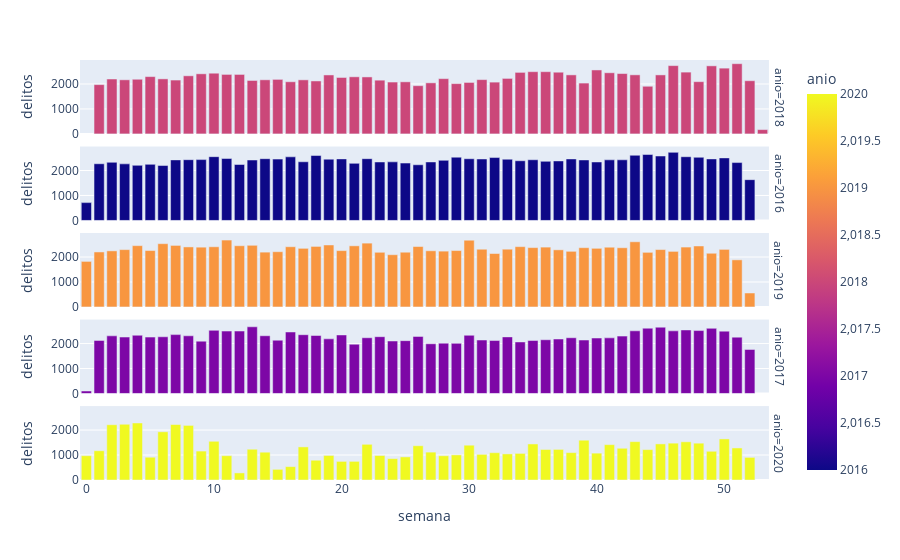

Notebook code for this chart:
### Code cell
px.bar(data_frame=df.groupby(["anio","semana"], 
                                   as_index=False)["delitos"].count().sort_values("delitos", 
                                                                                      ascending=False),
       x='semana',
       y='delitos', 
       color= "anio",
       color_discrete_sequence=["red", "green", "blue", "goldenrod", "magenta"],
       facet_row='anio')

### Figure 1 — Plotly figure (JSON) as saved in the notebook; plotly's stock layout.template omitted (floating-point values rounded to 4 significant figures)
{"data": [{"alignmentgroup": "True", "hovertemplate": "anio=%{marker.color}<br>semana=%{x}<br>delitos=%{y}<extra></extra>", "legendgroup": "", "marker": {"color": [2018, 2018, 2018, 2018, 2018, 2018, 2018, 2018, 2018, 2018, 2018, 2018, 2018, 2018, 2018, 2018, 2018, 2018, 2018, 2018, 2018, 2018, 2018, 2018, 2018, 2018, 2018, 2018, 2018, 2018, 2018, 2018, 2018, 2018, 2018, 2018, 2018, 2018, 2018, 2018, 2018, 2018, 2018, 2018, 2018, 2018, 2018, 2018, 2018, 2018, 2018, 2018, 2018], "coloraxis": "coloraxis", "pattern": {"shape": ""}}, "name": "", "offsetgroup": "", "orientation": "v", "showlegend": false, "textposition": "auto", "type": "bar", "x": [51, 46, 49, 50, 40, 35, 36, 47, 37, 34, 41, 10, 42, 9, 11, 12, 43, 38, 45, 19, 8, 5, 21, 22, 20, 33, 28, 6, 2, 4, 15, 31, 3, 14, 17, 7, 23, 13, 52, 18, 48, 16, 25, 24, 32, 30, 27, 39, 29, 1, 26, 44, 53], "xaxis": "x5", "y": [2813, 2736, 2727, 2635, 2562, 2493, 2493, 2476, 2472, 2465, 2450, 2432, 2418, 2408, 2384, 2383, 2367, 2365, 2364, 2362, 2328, 2296, 2288, 2283, 2261, 2224, 2214, 2205, 2200, 2190, 2185, 2175, 2168, 2168, 2166, 2158, 2153, 2141, 2131, 2122, 2093, 2090, 2087, 2078, 2075, 2062, 2046, 2037, 2015, 1975, 1932, 1909, 173], "yaxis": "y5"}, {"alignmentgroup": "True", "hovertemplate": "anio=%{marker.color}<br>semana=%{x}<br>delitos=%{y}<extra></extra>", "legendgroup": "", "marker": {"color": [2016, 2016, 2016, 2016, 2016, 2016, 2016, 2016, 2016, 2016, 2016, 2016, 2016, 2016, 2016, 2016, 2016, 2016, 2016, 2016, 2016, 2016, 2016, 2016, 2016, 2016, 2016, 2016, 2016, 2016, 2016, 2016, 2016, 2016, 2016, 2016, 2016, 2016, 2016, 2016, 2016, 2016, 2016, 2016, 2016, 2016, 2016, 2016, 2016, 2016, 2016, 2016, 2016], "coloraxis": "coloraxis", "pattern": {"shape": ""}}, "name": "", "offsetgroup": "", "orientation": "v", "showlegend": false, "textposition": "auto", "type": "bar", "x": [46, 44, 43, 18, 45, 10, 47, 16, 29, 48, 32, 50, 11, 14, 22, 30, 20, 49, 38, 31, 15, 19, 33, 9, 8, 35, 42, 41, 7, 39, 13, 28, 34, 37, 36, 17, 24, 27, 40, 23, 2, 51, 25, 21, 1, 3, 5, 12, 26, 4, 6, 52, 0], "xaxis": "x4", "y": [2727, 2640, 2610, 2600, 2581, 2554, 2552, 2548, 2534, 2529, 2519, 2505, 2480, 2473, 2473, 2471, 2465, 2465, 2464, 2462, 2457, 2454, 2452, 2437, 2433, 2431, 2429, 2428, 2426, 2423, 2421, 2408, 2391, 2384, 2368, 2350, 2347, 2343, 2342, 2342, 2329, 2318, 2298, 2286, 2271, 2266, 2246, 2241, 2230, 2207, 2200, 1633, 714], "yaxis": "y4"}, {"alignmentgroup": "True", "hovertemplate": "anio=%{marker.color}<br>semana=%{x}<br>delitos=%{y}<extra></extra>", "legendgroup": "", "marker": {"color": [2019, 2019, 2019, 2019, 2019, 2019, 2019, 2019, 2019, 2019, 2019, 2019, 2019, 2019, 2019, 2019, 2019, 2019, 2019, 2019, 2019, 2019, 2019, 2019, 2019, 2019, 2019, 2019, 2019, 2019, 2019, 2019, 2019, 2019, 2019, 2019, 2019, 2019, 2019, 2019, 2019, 2019, 2019, 2019, 2019, 2019, 2019, 2019, 2019, 2019, 2019, 2019, 2019], "coloraxis": "coloraxis", "pattern": {"shape": ""}}, "name": "", "offsetgroup": "", "orientation": "v", "showlegend": false, "textposition": "auto", "type": "bar", "x": [11, 30, 43, 22, 6, 19, 13, 7, 4, 12, 21, 48, 18, 26, 34, 16, 10, 8, 47, 36, 9, 41, 35, 39, 42, 40, 17, 33, 31, 50, 45, 3, 37, 5, 29, 20, 27, 2, 28, 38, 46, 15, 1, 14, 25, 23, 44, 49, 32, 24, 51, 0, 52], "xaxis": "x3", "y": [2680, 2673, 2611, 2557, 2535, 2483, 2470, 2465, 2456, 2453, 2449, 2443, 2425, 2421, 2416, 2413, 2411, 2405, 2399, 2397, 2395, 2393, 2378, 2374, 2372, 2349, 2348, 2314, 2312, 2306, 2299, 2297, 2289, 2260, 2260, 2257, 2250, 2247, 2236, 2229, 2226, 2213, 2203, 2196, 2193, 2190, 2188, 2151, 2141, 2093, 1887, 1825, 559], "yaxis": "y3"}, {"alignmentgroup": "True", "hovertemplate": "anio=%{marker.color}<br>semana=%{x}<br>delitos=%{y}<extra></extra>", "legendgroup": "", "marker": {"color": [2017, 2017, 2017, 2017, 2017, 2017, 2017, 2017, 2017, 2017, 2017, 2017, 2017, 2017, 2017, 2017, 2017, 2017, 2017, 2017, 2017, 2017, 2017, 2017, 2017, 2017, 2017, 2017, 2017, 2017, 2017, 2017, 2017, 2017, 2017, 2017, 2017, 2017, 2017, 2017, 2017, 2017, 2017, 2017, 2017, 2017, 2017, 2017, 2017, 2017, 2017, 2017, 2017], "coloraxis": "coloraxis", "pattern": {"shape": ""}}, "name": "", "offsetgroup": "", "orientation": "v", "showlegend": false, "textposition": "auto", "type": "bar", "x": [13, 45, 44, 49, 47, 10, 48, 43, 46, 12, 11, 50, 16, 7, 17, 20, 4, 30, 18, 14, 8, 2, 42, 26, 23, 6, 33, 3, 5, 51, 38, 22, 41, 40, 19, 37, 36, 31, 39, 15, 1, 32, 35, 25, 24, 9, 34, 28, 29, 27, 21, 52, 0], "xaxis": "x2", "y": [2671, 2655, 2615, 2610, 2545, 2530, 2520, 2510, 2509, 2501, 2500, 2497, 2463, 2358, 2354, 2345, 2333, 2331, 2322, 2312, 2310, 2309, 2298, 2286, 2275, 2271, 2267, 2260, 2259, 2257, 2232, 2232, 2228, 2221, 2189, 2182, 2152, 2141, 2141, 2135, 2125, 2121, 2121, 2116, 2102, 2096, 2065, 2016, 2008, 1991, 1974, 1763, 99], "yaxis": "y2"}, {"alignmentgroup": "True", "hovertemplate": "anio=%{marker.color}<br>semana=%{x}<br>delitos=%{y}<extra></extra>", "legendgroup": "", "marker": {"color": [2020, 2020, 2020, 2020, 2020, 2020, 2020, 2020, 2020, 2020, 2020, 2020, 2020, 2020, 2020, 2020, 2020, 2020, 2020, 2020, 2020, 2020, 2020, 2020, 2020, 2020, 2020, 2020, 2020, 2020, 2020, 2020, 2020, 2020, 2020, 2020, 2020, 2020, 2020, 2020, 2020, 2020, 2020, 2020, 2020, 2020, 2020, 2020, 2020, 2020, 2020, 2020, 2020], "coloraxis": "coloraxis", "pattern": {"shape": ""}}, "name": "", "offsetgroup": "", "orientation": "v", "showlegend": false, "textposition": "auto", "type": "bar", "x": [4, 3, 7, 2, 8, 6, 50, 39, 10, 43, 47, 46, 48, 45, 35, 22, 41, 30, 26, 17, 51, 42, 13, 37, 36, 44, 1, 9, 49, 27, 14, 38, 32, 40, 34, 33, 31, 29, 19, 23, 11, 0, 28, 25, 5, 52, 24, 18, 21, 20, 16, 15, 12], "xaxis": "x", "y": [2284, 2233, 2222, 2214, 2187, 1931, 1645, 1594, 1551, 1537, 1530, 1476, 1475, 1446, 1444, 1430, 1416, 1394, 1373, 1326, 1284, 1271, 1232, 1226, 1223, 1218, 1173, 1159, 1151, 1117, 1114, 1097, 1094, 1076, 1066, 1045, 1027, 1006, 983, 981, 974, 974, 973, 925, 912, 906, 856, 792, 747, 746, 536, 427, 284], "yaxis": "y"}], "layout": {"annotations": [{"font": {}, "showarrow": false, "text": "anio=2020", "textangle": 90, "x": 0.98, "xanchor": "left", "xref": "paper", "y": 0.088, "yanchor": "middle", "yref": "paper"}, {"font": {}, "showarrow": false, "text": "anio=2017", "textangle": 90, "x": 0.98, "xanchor": "left", "xref": "paper", "y": 0.294, "yanchor": "middle", "yref": "paper"}, {"font": {}, "showarrow": false, "text": "anio=2019", "textangle": 90, "x": 0.98, "xanchor": "left", "xref": "paper", "y": 0.5, "yanchor": "middle", "yref": "paper"}, {"font": {}, "showarrow": false, "text": "anio=2016", "textangle": 90, "x": 0.98, "xanchor": "left", "xref": "paper", "y": 0.706, "yanchor": "middle", "yref": "paper"}, {"font": {}, "showarrow": false, "text": "anio=2018", "textangle": 90, "x": 0.98, "xanchor": "left", "xref": "paper", "y": 0.912, "yanchor": "middle", "yref": "paper"}], "barmode": "relative", "coloraxis": {"colorbar": {"title": {"text": "anio"}}, "colorscale": [[0, "#0d0887"], [0.1111, "#46039f"], [0.2222, "#7201a8"], [0.3333, "#9c179e"], [0.4444, "#bd3786"], [0.5556, "#d8576b"], [0.6667, "#ed7953"], [0.7778, "#fb9f3a"], [0.8889, "#fdca26"], [1, "#f0f921"]]}, "legend": {"tracegroupgap": 0}, "margin": {"t": 60}, "xaxis": {"anchor": "y", "domain": [0, 0.98], "title": {"text": "semana"}}, "xaxis2": {"anchor": "y2", "domain": [0, 0.98], "matches": "x", "showticklabels": false}, "xaxis3": {"anchor": "y3", "domain": [0, 0.98], "matches": "x", "showticklabels": false}, "xaxis4": {"anchor": "y4", "domain": [0, 0.98], "matches": "x", "showticklabels": false}, "xaxis5": {"anchor": "y5", "domain": [0, 0.98], "matches": "x", "showticklabels": false}, "yaxis": {"anchor": "x", "domain": [0, 0.176], "title": {"text": "delitos"}}, "yaxis2": {"anchor": "x2", "domain": [0.206, 0.382], "matches": "y", "title": {"text": "delitos"}}, "yaxis3": {"anchor": "x3", "domain": [0.412, 0.588], "matches": "y", "title": {"text": "delitos"}}, "yaxis4": {"anchor": "x4", "domain": [0.618, 0.794], "matches": "y", "title": {"text": "delitos"}}, "yaxis5": {"anchor": "x5", "domain": [0.824, 1], "matches": "y", "title": {"text": "delitos"}}}}
